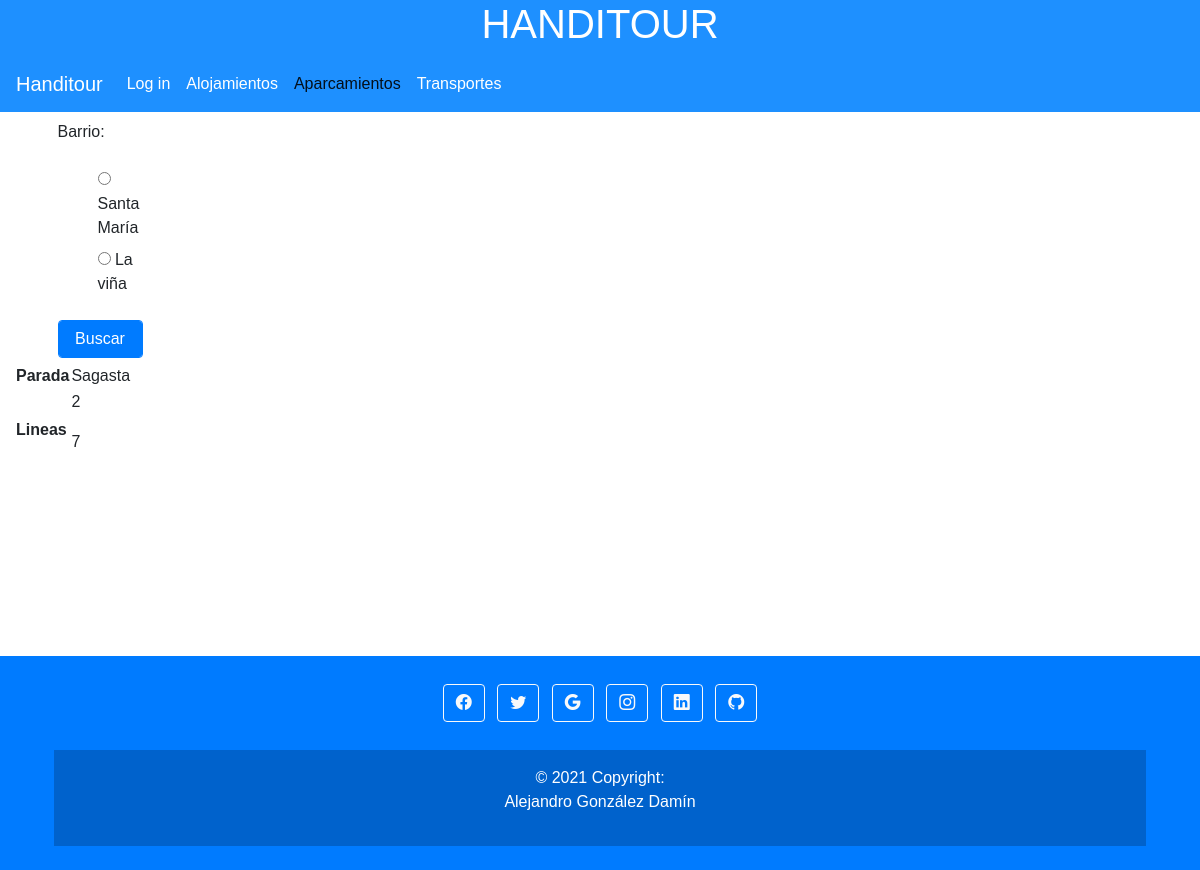
Screenshot of /transportes/1/ with the database file from the repository.
### handitour/models.py (models this page shows, shortened)
class Parada(models.Model):
    nombre = models.CharField(max_length=30)
    localizacion = models.CharField(max_length=100)
    lineas = models.ManyToManyField("Linea")
    barrio = models.ForeignKey("Barrio", on_delete=models.CASCADE)

class Linea(models.Model):
    numero_nombre = models.CharField(max_length=30)
    origen = models.CharField(max_length=30)
    destino = models.CharField(max_length=30)
    transporte = models.ForeignKey("Transporte", null=True, on_delete=models.CASCADE)

### handitour/views.py (the view)
# urls.py: path('transportes/<id>/', views.transportes, name="ciudad_trasnporte"),
def transportes(request, id):
    ciudad = get_object_or_404(Ciudad, id=id)
    form = FiltroForm(ciudad.id, request.POST)
    paradas = Parada.objects.all().filter(barrio__ciudad=ciudad)
    if request.POST:
        if form.is_valid():
            seleccionado = form.cleaned_data.get('barrio')
            barrio = Barrio.objects.all().filter(nombre=seleccionado)[0]
            paradas = Parada.objects.all().filter(barrio=barrio)
            return render(request, "transportes.html", {"encabezado": "HANDITOUR", "ciudad": ciudad, "form": form, "barrio": barrio, "paradas": paradas})
    else:
        form = FiltroForm(ciudad.id, request.POST)
        return render(request, "transportes.html", {"encabezado": "HANDITOUR", "ciudad": ciudad, "form": form, "paradas": paradas})

### handitour/forms.py
class FiltroForm(forms.Form):
    barrio = ModelChoiceField(queryset=None, required=False,
                              widget=forms.RadioSelect())
    def __init__(self, id, *args, **kwargs):
        super(FiltroForm, self).__init__(*args, **kwargs)
        if id:
            ciudad = get_object_or_404(Ciudad, id=id)
            self.fields['barrio'].queryset = ciudad.barrio_set.all()

### handitour/models.py (called while the page is built)
    def __str__(self):
        return self.nombre

    def __str__(self):
        return self.nombre

### handitour/templates/transportes.html (shortened to what this page needs)
{% extends "base.html" %}
{% block nav %}
    <a class="nav-link" href="/alojamientos/{{ ciudad.id }}">Alojamientos</a>
    <a class="nav-link active" href="/aparcamientos/{{ ciudad.id }}">Aparcamientos</a>
   <a class="nav-link" href="/transportes/{{ ciudad.id }}">Transportes</a>
{% endblock %}
{% block content %}
    <div class="row">
    <div class="col-sm-12 col-md-2 mt-2">
                <form action="." method="POST" enctype="multipart/form-data" id="buscar">
                    {{ form.as_p }}
                    <button type="submit" class="btn btn-primary form-control">Buscar</button>
                </form>
            {% for parada in paradas %}
                <table>
                <thead>
                    <tr>
                        <th>Parada</th>
                        <td>{{ parada.nombre }}</td>
                    </tr>
                    <tr>
                        <th>Lineas</th>
                        <td>
                        {% for linea in parada.lineas.all %}
                            <p>{{ linea.numero_nombre }}</p>
                        {% endfor %}
                        </td>
                    </tr>
                </thead>
                </table>
            {% endfor %}
    </div>
    <div class="col-md-10 mt-3">
        <div id="mapa">
        </div>
    </div>
    </div>
{% endblock %}

### handitour/static/css/estilos.css (style rules this page uses)
* { font-family: 'Noto Sans JP', sans-serif !important; }
.navbar-expand-lg .navbar-nav .nav-link { color: white; }
#mapa { height: 95%; width: 100%; min-height: 65vh; }
form { width: 50%; margin: auto; }
ul { list-style: none; }
li { display: inline-block; }
.btn.btn-primary { margin-bottom: 5px; }

### rows the page displays
Parada: nombre "Sagasta"
Linea: numero_nombre "2"
Linea: numero_nombre "7"

### other values shown
{{ encabezado }} "HANDITOUR"
